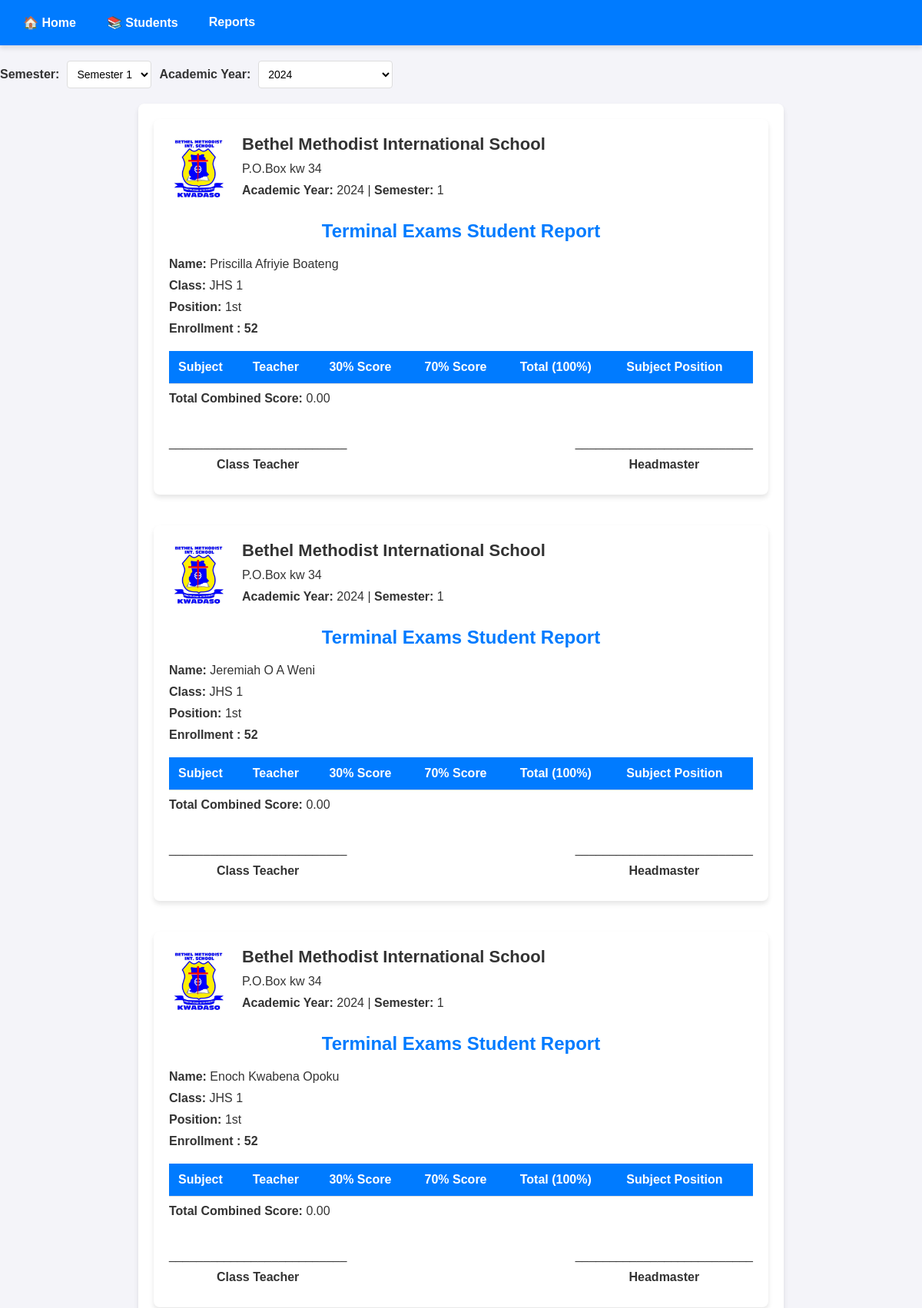
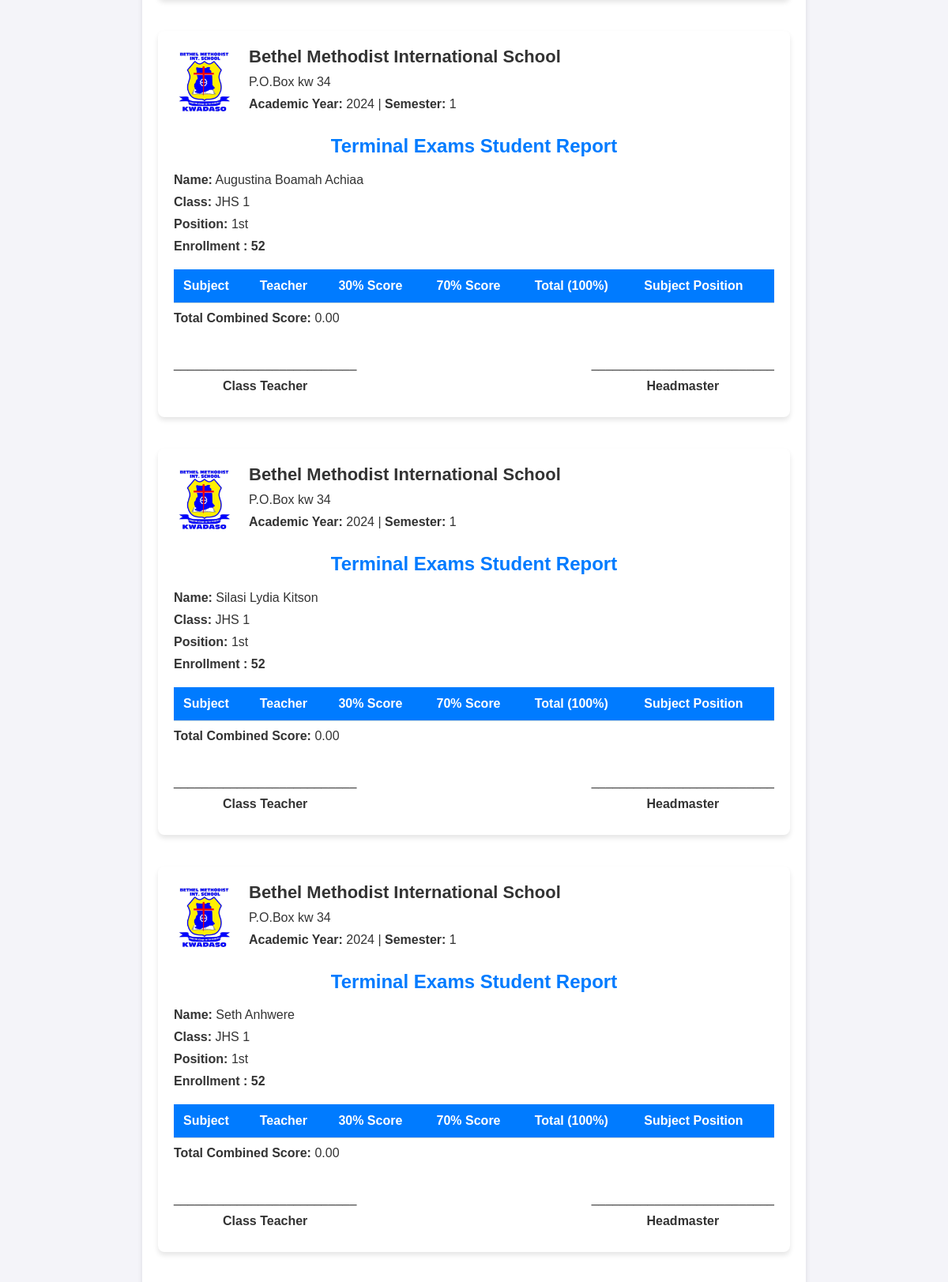
The page /students/jhs-1/terminal-exams/print-all-reports/ (upper part) on the database its author committed (2 pictures, top to bottom).
### grades/models.py (models this page shows, shortened)
class Student(models.Model):
    GENDER_CHOICES = [
        ('M', 'Male'),
        ('F', 'Female'),
    ]
    first_name = models.CharField(max_length=50)
    last_name = models.CharField(max_length=50)
    class_name = models.ForeignKey(ClassName, on_delete=models.CASCADE, null=True)
    gender = models.CharField(max_length=1, choices=GENDER_CHOICES)

class ClassName(models.Model):
    name = models.CharField(max_length=50)
    teacher = models.CharField(max_length=50)
    slug = models.SlugField(null=True, editable=False, db_index=True)
    class Meta:
        verbose_name_plural = "Class Names"

### grades/views.py (the view, shortened to what this page needs)
# urls.py: path('students/<slug:slug>/terminal-exams/print-all-reports/', views.print_all_reports, name="print-all-reports"),
def print_all_reports(request, slug):
    class_info = get_object_or_404(ClassName, slug=slug)
    students = Student.objects.filter(class_name=class_info)
    total_students = Student.objects.filter(class_name=class_info).count()
    available_years = Exams.objects.values_list('academic_year', flat=True).distinct().order_by('-academic_year')
    selected_semester = int(request.GET.get('semester', 1))  # Default to semester 1
    selected_academic_year = request.GET.get('academic_year', available_years.first() if available_years else "2024")
    all_subjects = None
    if 'jhs' in slug:
       all_subjects = Subject.objects.filter(class_name__name__icontains='JHS')
    else:
        all_subjects = Subject.objects.filter(class_name__slug=slug)
    all_reports = []
    student_scores = []
    subject_scores = {}
    for student in students:
        exams_data = []
        final_score = 0
        student_scores.append({
            'student': student,
            'total_score': final_score,
            'exams': exams_data
        })
    student_scores.sort(key=lambda x: x['total_score'], reverse=True)
    previous_score = None
    rank = 0
    student_positions = {}
    for index, student_result in enumerate(student_scores):
        if student_result['total_score'] != previous_score:
            rank = index + 1
        student_positions[student_result['student'].id] = rank
        previous_score = student_result['total_score']
    subject_positions = {}
    for student_data in student_scores:
        student_id = student_data['student'].id
        student_subject_positions = {
            subject.subject_name: subject_positions.get(subject.subject_name, {}).get(student_id)
            for subject in all_subjects
        }
        all_reports.append({
            'student': student_data['student'],
            'total_combined_score': f"{student_data['total_score']:.2f}",
            'position': student_positions.get(student_id),
            'exams': student_data['exams'],
            'subject_positions': student_subject_positions,
        })
    return render(request, "grades/print-all-reports.html", {
        'class_info': class_info,
        'all_reports': all_reports,
        'selected_semester': selected_semester,
        'selected_academic_year': selected_academic_year,
        'available_years': available_years,
        'exams_type': 'Terminal Exams',
        'total_students': total_students
    })

### grades/templatetags/filters.py (called while the page is built)
@register.filter
def ordinal(value):
    try:
        value = int(value)
        if 10 <= value % 100 <= 20:
            suffix = "th"
        else:
            suffix = {1: "st", 2: "nd", 3: "rd"}.get(value % 10, "th")
        return f"{value}{suffix}"
    except (ValueError, TypeError):
        return value  # Return original value if conversion fails

### grades/templates/grades/print-all-reports.html (shortened to what this page needs)
{% extends "grades/base.html" %}
{% load static %}
{% load custom_filters %}
{% load filters %}
{% block css_files %}
<link rel="stylesheet" href="{% static "grades/css/print-all-reports.css" %}">
{% endblock css_files %}
{% block content %}
<div class="print-wrapper">
    <nav class="nav-links">
        <a href="{% url 'index' %}" class="nav-link">🏠 Home</a>
        <a href="{% url 'students' %}" class="nav-link">📚 Students</a>
        <a href="{% url 'students-mid-term' class_info.slug %}" class="nav-link">Reports</a>
    </nav>
<form method="GET" action="">
    <label for="semester">Semester:</label>
    <select name="semester" id="semester" onchange="this.form.submit()">
        <option value="1" {% if selected_semester == 1 %}selected{% endif %}>Semester 1</option>
    </select>
    <label for="academic_year">Academic Year:</label>
    <select name="academic_year" id="academic_year" onchange="this.form.submit()">
        {% if available_years  %}
        {% for year in available_years %}
        <option value="{{ year }}" {% if selected_academic_year == year %}selected{% endif %}>{{ year }}</option>
    {% endfor %}
        {% else %}
        <option value="{{ selected_academic_year }}" selected>{{ selected_academic_year }}</option>
        {% endif %}
    </select>
</form>
{% if all_reports %}
<div class="print-reports-container">
    {% for report in all_reports %}
    <div class="report-page">
        <div class="school-header">
            <img src="{% static 'grades/images/school_logo.jpg' %}" alt="School Logo" class="school-logo">
            <div class="school-info">
                <h1>Bethel Methodist International School</h1>
                <p>P.O.Box kw 34</p>
                <p><strong>Academic Year:</strong> {{ selected_academic_year }} | <strong>Semester:</strong> {{ selected_semester }}</p>
            </div>
        </div>
        <h2>{{exams_type}}  Student Report</h2>
        <p><strong>Name:</strong> {{ report.student.first_name }} {{ report.student.last_name }}</p>
        <p><strong>Class:</strong> {{ class_info.name }}</p>
        <p><strong>Position:</strong> {{ report.position|ordinal|default:"None" }}</p>
        <p><strong>Enrollment : {{ total_students }}</strong></p>
        <table>
            <thead>
                <tr>
                    <th>Subject</th>
                    <th>Teacher</th>
                    <th>30% Score</th>
                    <th>70% Score</th>
                    <th>Total (100%)</th>
                    <th>Subject Position</th>
                </tr>
            </thead>
        </table>
        <p><strong>Total Combined Score:</strong> {{ report.total_combined_score }}</p>
           <div class="signature-section">
            <div class="signature">
                <p>__________________________</p>
                <p><strong>Class Teacher</strong></p>
            </div>
            <div class="signature">
                <p>__________________________</p>
                <p><strong>Headmaster</strong></p>
            </div>
        </div>
    </div>
    {% endfor %}
</div>
{% else %}
<div class="no-results">
    <p>No Results Display</p>
</div>
</div>
{% endif %}
{% endblock content %}

### grades/static/grades/css/print-all-reports.css (style rules this page uses)
body { font-family: Arial, sans-serif; margin: 0; padding: 0; background-color: #f4f4f9; color: #333; }
.nav-links { display: flex; justify-content: flex-start; background-color: #007bff; padding: 10px 20px; box-shadow: 0 4px 6px rgba(0, 0, 0, 0.1); margin-bottom: 20px; }
.nav-link { color: #fff; text-decoration: none; font-size: 16px; font-weight: bold; margin-right: 20px; padding: 10px; border-radius: 4px; transition: background-color 0.3s ease; }
form { margin-bottom: 20px; display: flex; gap: 10px; align-items: center; flex-wrap: wrap; }
label { font-weight: bold; font-size: 16px; color: #333; }
select { padding: 8px; border: 1px solid #ddd; border-radius: 4px; font-size: 14px; background-color: #fff; transition: border-color 0.3s ease; }
.print-reports-container { max-width: 800px; margin: 0 auto; padding: 20px; background-color: #fff; border-radius: 8px; box-shadow: 0 4px 6px rgba(0, 0, 0, 0.1); }
.report-page { margin-bottom: 40px; padding: 20px; background-color: #fff; border-radius: 8px; box-shadow: 0 4px 6px rgba(0, 0, 0, 0.1); }
.report-page h2 { margin-top: 0; font-size: 24px; color: #007bff; text-align: center; }
.report-page p { margin: 10px 0; font-size: 16px; }
table { width: 100%; border-collapse: collapse; margin-top: 20px; }
th, td { padding: 12px; text-align: left; border-bottom: 1px solid #ddd; }
th { background-color: #007bff; color: #fff; font-weight: bold; }
.school-header { display: flex; align-items: center; margin-bottom: 20px; }
.school-logo { height: 80px; margin-right: 15px; }
.school-info h1 { margin: 0; font-size: 22px; color: #333; }
.signature-section { display: flex; justify-content: space-between; margin-top: 30px; }
.signature { text-align: center; }

### rows shown on the page
Student: selected_academic_year "2024", class_name "1", exams_type "Terminal Exams", student.first_name "Priscilla", student.last_name "Afriyie Boateng", position|ordinal "1st", total_students "52", total_combined_score "0.00"
ClassName: name "JHS 1"
Student: selected_academic_year "2024", class_name "1", exams_type "Terminal Exams", student.first_name "Jeremiah", student.last_name "O A Weni", position|ordinal "1st", total_students "52", total_combined_score "0.00"
Student: selected_academic_year "2024", class_name "1", exams_type "Terminal Exams", student.first_name "Enoch", student.last_name "Kwabena Opoku", position|ordinal "1st", total_students "52", total_combined_score "0.00"
Student: selected_academic_year "2024", class_name "1", exams_type "Terminal Exams", student.first_name "Augustina", student.last_name "Boamah Achiaa", position|ordinal "1st", total_students "52", total_combined_score "0.00"
Student: selected_academic_year "2024", class_name "1", exams_type "Terminal Exams", student.first_name "Silasi", student.last_name "Lydia Kitson", position|ordinal "1st", total_students "52", total_combined_score "0.00"
Student: selected_academic_year "2024", class_name "1", exams_type "Terminal Exams", student.first_name "Seth", student.last_name "Anhwere", position|ordinal "1st", total_students "52", total_combined_score "0.00"

### other values the page prints
form field academic_year "2024"
